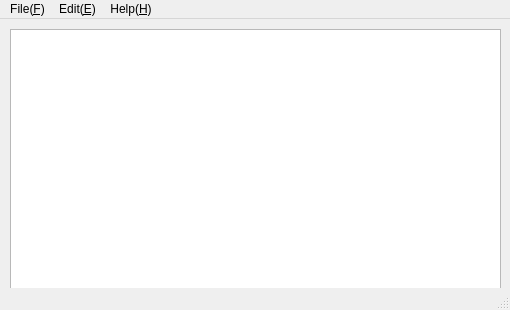
<?xml version="1.0" encoding="UTF-8"?>
<ui version="4.0">
 <class>StylerWindow</class>
 <widget class="QMainWindow" name="StylerWindow">
  <property name="geometry">
   <rect>
    <x>0</x>
    <y>0</y>
    <width>510</width>
    <height>310</height>
   </rect>
  </property>
  <property name="sizePolicy">
   <sizepolicy hsizetype="Preferred" vsizetype="Preferred">
    <horstretch>0</horstretch>
    <verstretch>0</verstretch>
   </sizepolicy>
  </property>
  <property name="windowTitle">
   <string>MainWindow</string>
  </property>
  <widget class="QWidget" name="centralwidget">
   <widget class="QPlainTextEdit" name="plainTextEdit">
    <property name="geometry">
     <rect>
      <x>10</x>
      <y>10</y>
      <width>491</width>
      <height>261</height>
     </rect>
    </property>
    <property name="sizePolicy">
     <sizepolicy hsizetype="Ignored" vsizetype="Ignored">
      <horstretch>100</horstretch>
      <verstretch>100</verstretch>
     </sizepolicy>
    </property>
    <property name="minimumSize">
     <size>
      <width>0</width>
      <height>0</height>
     </size>
    </property>
    <property name="maximumSize">
     <size>
      <width>16777215</width>
      <height>16777215</height>
     </size>
    </property>
    <property name="font">
     <font>
      <family>Arial</family>
      <pointsize>10</pointsize>
     </font>
    </property>
    <property name="tabStopWidth">
     <number>20</number>
    </property>
   </widget>
  </widget>
  <widget class="QMenuBar" name="menubar">
   <property name="geometry">
    <rect>
     <x>0</x>
     <y>0</y>
     <width>510</width>
     <height>19</height>
    </rect>
   </property>
   <widget class="QMenu" name="menuFile_F">
    <property name="title">
     <string>File(&amp;F)</string>
    </property>
    <addaction name="actionOpen"/>
    <addaction name="actionSave"/>
    <addaction name="actionSaveAs"/>
    <addaction name="actionExit"/>
   </widget>
   <widget class="QMenu" name="menuEdit_E">
    <property name="title">
     <string>Edit(&amp;E)</string>
    </property>
    <addaction name="actionFormat"/>
    <addaction name="actionCompress"/>
   </widget>
   <widget class="QMenu" name="menuHelp_H">
    <property name="title">
     <string>Help(&amp;H)</string>
    </property>
   </widget>
   <addaction name="menuFile_F"/>
   <addaction name="menuEdit_E"/>
   <addaction name="menuHelp_H"/>
  </widget>
  <widget class="QStatusBar" name="statusbar"/>
  <action name="actionOpen">
   <property name="text">
    <string>Open(&amp;O)</string>
   </property>
  </action>
  <action name="actionSave">
   <property name="text">
    <string>Save(&amp;S)</string>
   </property>
  </action>
  <action name="actionSaveAs">
   <property name="text">
    <string>Save As..</string>
   </property>
  </action>
  <action name="actionExit">
   <property name="text">
    <string>Exit</string>
   </property>
  </action>
  <action name="actionFormat">
   <property name="text">
    <string>Format</string>
   </property>
  </action>
  <action name="actionCompress">
   <property name="text">
    <string>Compress</string>
   </property>
  </action>
 </widget>
 <resources/>
 <connections/>
</ui>
